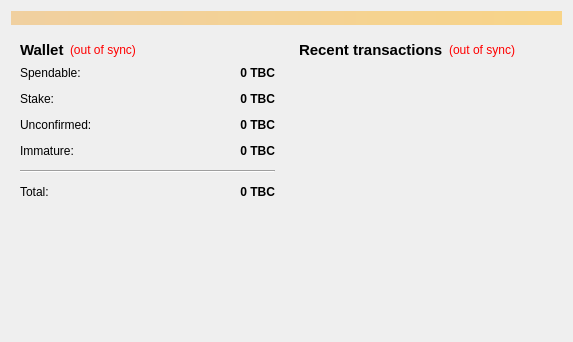
<?xml version="1.0" encoding="UTF-8"?>
<ui version="4.0">
 <class>OverviewPage</class>
 <widget class="QWidget" name="OverviewPage">
  <property name="geometry">
   <rect>
    <x>0</x>
    <y>0</y>
    <width>573</width>
    <height>342</height>
   </rect>
  </property>
  <property name="windowTitle">
   <string>Form</string>
  </property>
  <layout class="QVBoxLayout" name="topLayout">
   <item>
    <widget class="QLabel" name="labelAlerts">
     <property name="visible">
      <bool>false</bool>
     </property>
     <property name="styleSheet">
      <string notr="true">background-color: qlineargradient(x1: 0, y1: 0, x2: 1, y2: 0, stop:0 #F0D0A0, stop:1 #F8D488);  color:#000000
</string>
     </property>
     <property name="wordWrap">
      <bool>true</bool>
     </property>
     <property name="margin">
      <number>3</number>
     </property>
    </widget>
   </item>
   <item>
    <layout class="QHBoxLayout" name="horizontalLayout" stretch="1,1">
     <item>
      <layout class="QVBoxLayout" name="verticalLayout_2">
       <item>
        <widget class="QWidget" name="widget" native="true">
         <layout class="QVBoxLayout" name="verticalLayout_4">
          <item>
           <layout class="QHBoxLayout" name="horizontalLayout_4">
            <item>
             <widget class="QLabel" name="label_5">
              <property name="font">
               <font>
                <pointsize>11</pointsize>
                <weight>75</weight>
                <bold>true</bold>
               </font>
              </property>
              <property name="text">
               <string>Wallet</string>
              </property>
             </widget>
            </item>
            <item>
             <widget class="QLabel" name="labelWalletStatus">
              <property name="toolTip">
               <string>The displayed information may be out of date. Your wallet automatically synchronizes with the TripleChain network after a connection is established, but this process has not completed yet.</string>
              </property>
              <property name="styleSheet">
               <string notr="true">QLabel { color: red; }</string>
              </property>
              <property name="text">
               <string notr="true">(out of sync)</string>
              </property>
              <property name="alignment">
               <set>Qt::AlignLeading|Qt::AlignLeft|Qt::AlignVCenter</set>
              </property>
             </widget>
            </item>
            <item>
             <spacer name="horizontalSpacer_2">
              <property name="orientation">
               <enum>Qt::Horizontal</enum>
              </property>
              <property name="sizeHint" stdset="0">
               <size>
                <width>40</width>
                <height>20</height>
               </size>
              </property>
             </spacer>
            </item>
           </layout>
          </item>
          <item>
           <layout class="QFormLayout" name="formLayout_2">
            <property name="fieldGrowthPolicy">
             <enum>QFormLayout::AllNonFixedFieldsGrow</enum>
            </property>
            <property name="horizontalSpacing">
             <number>12</number>
            </property>
            <property name="verticalSpacing">
             <number>12</number>
            </property>
            <item row="0" column="0">
             <widget class="QLabel" name="label">
              <property name="text">
               <string>Spendable:</string>
              </property>
             </widget>
            </item>
            <item row="0" column="1">
             <widget class="QLabel" name="labelBalance">
              <property name="font">
               <font>
                <weight>75</weight>
                <bold>true</bold>
               </font>
              </property>
              <property name="cursor">
               <cursorShape>IBeamCursor</cursorShape>
              </property>
              <property name="toolTip">
               <string>Your current spendable balance</string>
              </property>
              <property name="text">
               <string notr="true">0 TBC</string>
              </property>
              <property name="alignment">
               <set>Qt::AlignRight|Qt::AlignTrailing|Qt::AlignVCenter</set>
              </property>
              <property name="textInteractionFlags">
               <set>Qt::LinksAccessibleByMouse|Qt::TextSelectableByKeyboard|Qt::TextSelectableByMouse</set>
              </property>
             </widget>
            </item>
            <item row="1" column="0">
             <widget class="QLabel" name="label_6">
              <property name="text">
               <string>Stake:</string>
              </property>
             </widget>
            </item>
            <item row="1" column="1">
             <widget class="QLabel" name="labelStake">
              <property name="font">
               <font>
                <weight>75</weight>
                <bold>true</bold>
               </font>
              </property>
              <property name="cursor">
               <cursorShape>IBeamCursor</cursorShape>
              </property>
              <property name="toolTip">
               <string>Total of coins that was staked, and do not yet count toward the current balance</string>
              </property>
              <property name="text">
               <string notr="true">0 TBC</string>
              </property>
              <property name="alignment">
               <set>Qt::AlignRight|Qt::AlignTrailing|Qt::AlignVCenter</set>
              </property>
              <property name="textInteractionFlags">
               <set>Qt::LinksAccessibleByMouse|Qt::TextSelectableByKeyboard|Qt::TextSelectableByMouse</set>
              </property>
             </widget>
            </item>
            <item row="2" column="0">
             <widget class="QLabel" name="label_3">
              <property name="text">
               <string>Unconfirmed:</string>
              </property>
             </widget>
            </item>
            <item row="2" column="1">
             <widget class="QLabel" name="labelUnconfirmed">
              <property name="font">
               <font>
                <weight>75</weight>
                <bold>true</bold>
               </font>
              </property>
              <property name="cursor">
               <cursorShape>IBeamCursor</cursorShape>
              </property>
              <property name="toolTip">
               <string>Total of transactions that have yet to be confirmed, and do not yet count toward the current balance</string>
              </property>
              <property name="text">
               <string notr="true">0 TBC</string>
              </property>
              <property name="alignment">
               <set>Qt::AlignRight|Qt::AlignTrailing|Qt::AlignVCenter</set>
              </property>
              <property name="textInteractionFlags">
               <set>Qt::LinksAccessibleByMouse|Qt::TextSelectableByKeyboard|Qt::TextSelectableByMouse</set>
              </property>
             </widget>
            </item>
            <item row="3" column="0">
             <widget class="QLabel" name="labelImmatureText">
              <property name="text">
               <string>Immature:</string>
              </property>
             </widget>
            </item>
            <item row="3" column="1">
             <widget class="QLabel" name="labelImmature">
              <property name="font">
               <font>
                <weight>75</weight>
                <bold>true</bold>
               </font>
              </property>
              <property name="cursor">
               <cursorShape>IBeamCursor</cursorShape>
              </property>
              <property name="toolTip">
               <string>Mined balance that has not yet matured</string>
              </property>
              <property name="text">
               <string notr="true">0 TBC</string>
              </property>
              <property name="alignment">
               <set>Qt::AlignRight|Qt::AlignTrailing|Qt::AlignVCenter</set>
              </property>
              <property name="textInteractionFlags">
               <set>Qt::LinksAccessibleByMouse|Qt::TextSelectableByKeyboard|Qt::TextSelectableByMouse</set>
              </property>
             </widget>
            </item>
            <item row="4" column="0" colspan="2">
             <widget class="Line" name="line">
              <property name="orientation">
               <enum>Qt::Horizontal</enum>
              </property>
             </widget>
            </item>
            <item row="5" column="0">
             <widget class="QLabel" name="labelTotalText">
              <property name="text">
               <string>Total:</string>
              </property>
             </widget>
            </item>
            <item row="5" column="1">
             <widget class="QLabel" name="labelTotal">
              <property name="font">
               <font>
                <weight>75</weight>
                <bold>true</bold>
               </font>
              </property>
              <property name="cursor">
               <cursorShape>IBeamCursor</cursorShape>
              </property>
              <property name="toolTip">
               <string>Your current total balance</string>
              </property>
              <property name="text">
               <string notr="true">0 TBC</string>
              </property>
              <property name="alignment">
               <set>Qt::AlignRight|Qt::AlignTrailing|Qt::AlignVCenter</set>
              </property>
              <property name="textInteractionFlags">
               <set>Qt::LinksAccessibleByMouse|Qt::TextSelectableByKeyboard|Qt::TextSelectableByMouse</set>
              </property>
             </widget>
            </item>
           </layout>
          </item>
         </layout>
        </widget>
       </item>
       <item>
        <spacer name="verticalSpacer">
         <property name="orientation">
          <enum>Qt::Vertical</enum>
         </property>
         <property name="sizeHint" stdset="0">
          <size>
           <width>20</width>
           <height>40</height>
          </size>
         </property>
        </spacer>
       </item>
      </layout>
     </item>
     <item>
      <layout class="QVBoxLayout" name="verticalLayout_3">
       <item>
        <widget class="QWidget" name="widget_2" native="true">
         <layout class="QVBoxLayout" name="verticalLayout">
          <item>
           <layout class="QHBoxLayout" name="horizontalLayout_2">
            <item>
             <widget class="QLabel" name="label_4">
              <property name="font">
               <font>
                <pointsize>11</pointsize>
                <weight>75</weight>
                <bold>true</bold>
               </font>
              </property>
              <property name="text">
               <string>&lt;b&gt;Recent transactions&lt;/b&gt;</string>
              </property>
             </widget>
            </item>
            <item>
             <widget class="QLabel" name="labelTransactionsStatus">
              <property name="toolTip">
               <string>The displayed information may be out of date. Your wallet automatically synchronizes with the TripleChain network after a connection is established, but this process has not completed yet.</string>
              </property>
              <property name="styleSheet">
               <string notr="true">QLabel { color: red; }</string>
              </property>
              <property name="text">
               <string notr="true">(out of sync)</string>
              </property>
              <property name="alignment">
               <set>Qt::AlignRight|Qt::AlignTrailing|Qt::AlignVCenter</set>
              </property>
             </widget>
            </item>
            <item>
             <spacer name="horizontalSpacer">
              <property name="orientation">
               <enum>Qt::Horizontal</enum>
              </property>
              <property name="sizeHint" stdset="0">
               <size>
                <width>40</width>
                <height>20</height>
               </size>
              </property>
             </spacer>
            </item>
           </layout>
          </item>
          <item>
           <widget class="QListView" name="listTransactions">
            <property name="styleSheet">
             <string notr="true">QListView { background: transparent; }</string>
            </property>
            <property name="frameShape">
             <enum>QFrame::NoFrame</enum>
            </property>
            <property name="verticalScrollBarPolicy">
             <enum>Qt::ScrollBarAlwaysOff</enum>
            </property>
            <property name="horizontalScrollBarPolicy">
             <enum>Qt::ScrollBarAlwaysOff</enum>
            </property>
            <property name="selectionMode">
             <enum>QAbstractItemView::NoSelection</enum>
            </property>
           </widget>
          </item>
         </layout>
        </widget>
       </item>
      </layout>
     </item>
    </layout>
   </item>
  </layout>
 </widget>
 <resources/>
 <connections/>
</ui>
